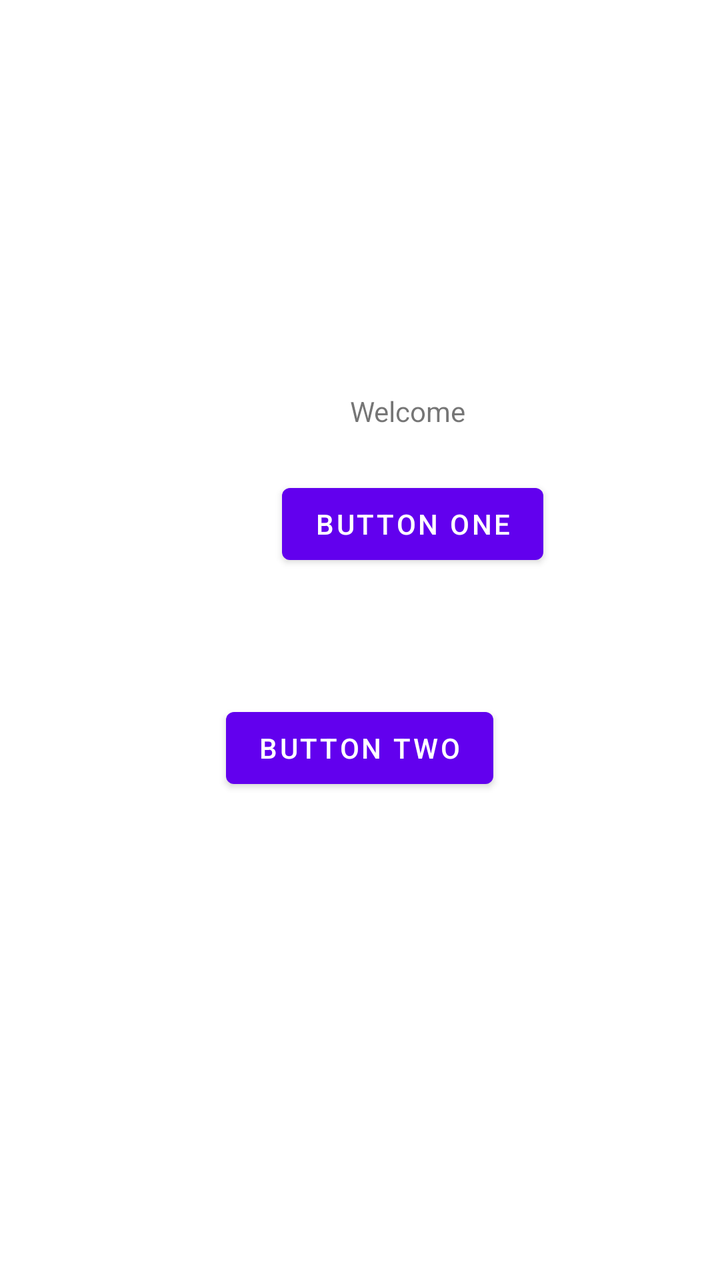
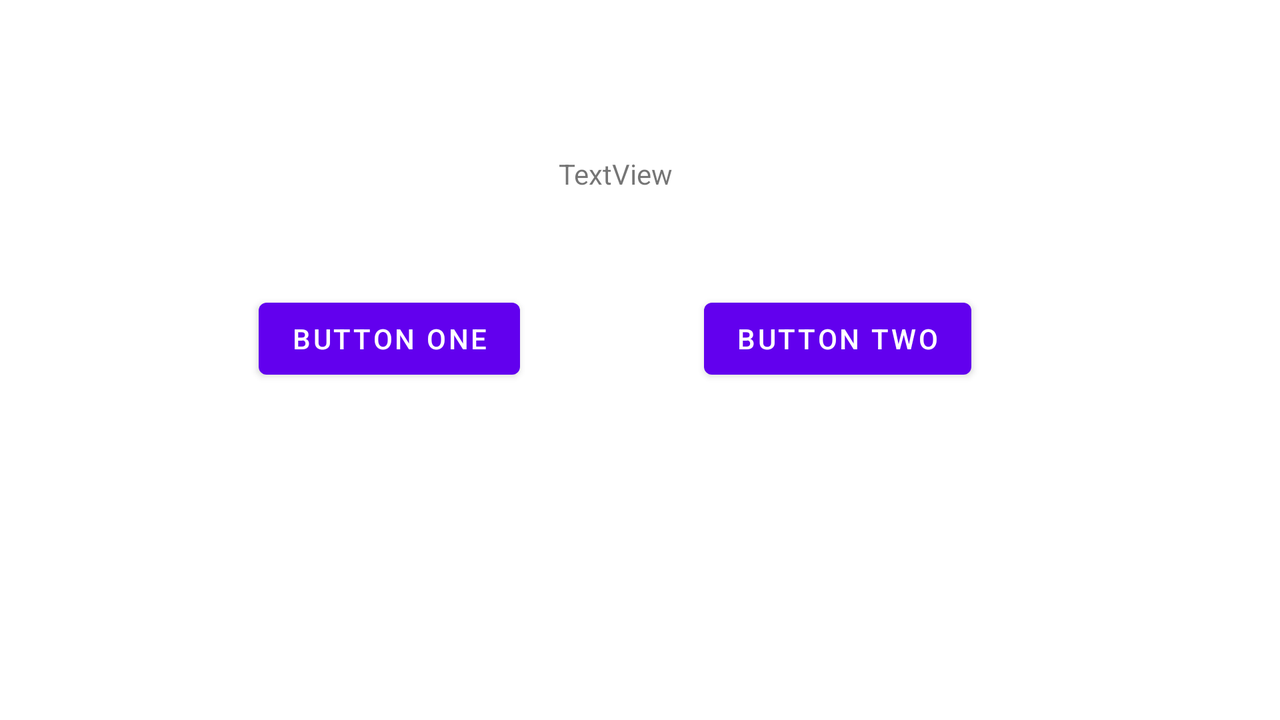

The same Android screen from two of the app's own layout files: first res/layout/ as a phone draws it, then the repository's variant for another configuration, drawn on a device whose configuration selects that folder. Both files follow.
<!-- AndroidManifest.xml: application theme Theme.MyApplicationTest02 -->
<!-- res/layout/activity_main.xml -->
<?xml version="1.0" encoding="utf-8"?>
<RelativeLayout xmlns:android="http://schemas.android.com/apk/res/android"
    xmlns:app="http://schemas.android.com/apk/res-auto"
    xmlns:tools="http://schemas.android.com/tools"
    android:id="@+id/relativeLayout"
    android:layout_width="match_parent"
    android:layout_height="match_parent"
    tools:context=".MainActivity">

    <TextView
        android:layout_width="wrap_content"
        android:layout_height="wrap_content"
        android:layout_alignParentStart="true"
        android:layout_alignParentLeft="true"
        android:layout_alignParentTop="true"
        android:layout_centerInParent="true"
        android:layout_marginStart="175dp"
        android:layout_marginLeft="175dp"
        android:layout_marginTop="196dp"
        android:text="Welcome" />

    <Button
        android:id="@+id/Button_1"
        android:layout_width="wrap_content"
        android:layout_height="wrap_content"
        android:layout_alignParentStart="true"
        android:layout_alignParentLeft="true"
        android:layout_alignParentTop="true"
        android:layout_centerInParent="true"
        android:layout_marginStart="141dp"
        android:layout_marginLeft="141dp"
        android:layout_marginTop="238dp"
        android:text="Button one" />

    <Button
        android:id="@+id/Button_2"
        android:layout_width="wrap_content"
        android:layout_height="wrap_content"
        android:layout_alignParentBottom="true"
        android:layout_centerHorizontal="true"
        android:layout_marginBottom="242dp"
        android:text="Button two" />


</RelativeLayout>
<!-- resources referenced by this layout -->
<resources>
  <style name="Theme.MyApplicationTest02" parent="Theme.MaterialComponents.DayNight.DarkActionBar">
          
          <item name="colorPrimary">@color/purple_500</item>
          <item name="colorPrimaryVariant">@color/purple_700</item>
          <item name="colorOnPrimary">@color/white</item>
          
          <item name="colorSecondary">@color/teal_200</item>
          <item name="colorSecondaryVariant">@color/teal_700</item>
          <item name="colorOnSecondary">@color/black</item>
          
          <item name="android:statusBarColor" tools:targetApi="l">?attr/colorPrimaryVariant</item>
          
      </style>
</resources>
<!-- res/layout-land/activity_main.xml (the repository's variant of the layout above) -->
<!-- drawn on the phone turned sideways -->
<?xml version="1.0" encoding="utf-8"?>
<androidx.constraintlayout.widget.ConstraintLayout xmlns:android="http://schemas.android.com/apk/res/android"
    xmlns:app="http://schemas.android.com/apk/res-auto"
    xmlns:tools="http://schemas.android.com/tools"
    android:id="@+id/relativeLayout"
    android:layout_width="match_parent"
    android:layout_height="match_parent"
    tools:context=".MainActivity">

    <Button
        android:id="@+id/Button_1"
        android:layout_width="wrap_content"
        android:layout_height="wrap_content"
        android:text="Button one"
        app:layout_constraintBottom_toBottomOf="parent"
        app:layout_constraintEnd_toEndOf="parent"
        app:layout_constraintHorizontal_bias="0.254"
        app:layout_constraintStart_toStartOf="parent"
        app:layout_constraintTop_toTopOf="parent"
        app:layout_constraintVertical_bias="0.466" />

    <Button
        android:id="@+id/Button_2"
        android:layout_width="wrap_content"
        android:layout_height="wrap_content"
        android:text="Button two"
        app:layout_constraintBottom_toBottomOf="parent"
        app:layout_constraintEnd_toEndOf="parent"
        app:layout_constraintHorizontal_bias="0.695"
        app:layout_constraintStart_toStartOf="parent"
        app:layout_constraintTop_toTopOf="parent"
        app:layout_constraintVertical_bias="0.466" />

    <TextView
        android:id="@+id/TestText"
        android:layout_width="wrap_content"
        android:layout_height="wrap_content"
        android:text="TextView"
        app:layout_constraintBottom_toTopOf="@+id/Button_1"
        app:layout_constraintEnd_toEndOf="parent"
        app:layout_constraintHorizontal_bias="0.479"
        app:layout_constraintStart_toStartOf="parent"
        app:layout_constraintTop_toTopOf="parent"
        app:layout_constraintVertical_bias="0.611" />


</androidx.constraintlayout.widget.ConstraintLayout>
